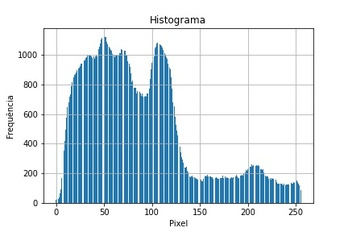
#> input picture Atividade_03/restauração/image_(1)_histogram.jpg, 348 x 232 px, shrunk from 432 x 288 before the run, given in place of image_(1).jpg, which was not available
$ jupyter execute atividade_03.ipynb   (text cells are left out)
#> lines starting #> are read from the running program, lines starting #| are printed output that depends on the picture; after the words box and inside, x2 and y2 are one past the last pixel; in counts of white or black regions, pixels touching at a corner belong together; pictures that were not available may be replaced by others from this repository, and a replacement may not be noted
[cell 1]
from PIL import Image
import numpy as np
import matplotlib.pyplot as plt
import random
import cv2

[cell 2]
img = Image.open('03.restauração/image_(1).jpg')
#> img is the input picture: PIL image 348x232 RGB; mean R, G, B 208.8, 224, 233
plt.imshow(img)
print(img.format, img.size, img.mode)
#| JPEG (348, 232) RGB

[cell 3]
# Function to add noise as pepper with fifteen percent of chance of appearing and changing the intensity of the pixel to zero if the fifteen percent prevails.
def add_noise(img, noise_percent):
#> called with noise_percent = 15
    img_array = np.array(img)
    height = img_array.shape[0]
#> height = 232
    width = img_array.shape[1]
#> width = 348
    for i in range(height):
        for j in range(width):
            if random.randint(0,99) < noise_percent:
                img_array[i][j] = 0
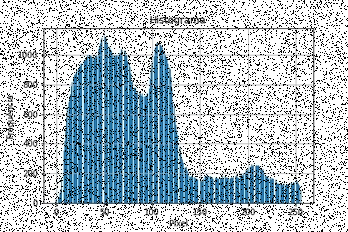
#> img_array: shape (232, 348, 3); 15.02% of pixels changed, all inside (x1, y1, x2, y2) = (0, 0, 348, 232)
    return Image.fromarray(img_array)

[cell 4]
impulsivo_unipolar = add_noise(img, 15)
plt.imshow(impulsivo_unipolar)
save = impulsivo_unipolar.save("03.restauração/results/impulsivo_unipolar_image_(1).jpg", quality=95)

[cell 5]
# Function to add noise as salt and pepper with ten percent of chance of appearing and changing the intensity of the pixel to zero else 255 if the ten percent prevails.
def add_noise_salt_and_pepper(img, noise_percent):
#> called with noise_percent = 10
    img_array = np.array(img)
    height = img_array.shape[0]
#> height = 232
    width = img_array.shape[1]
#> width = 348
    for i in range(height):
        for j in range(width):
            if random.randint(0,99) < noise_percent:
                if random.randint(0,99) < 50:
                    img_array[i][j] = 0
                else:
                    img_array[i][j] = 255
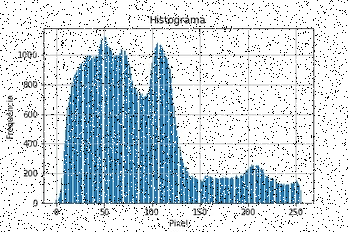
#> img_array: shape (232, 348, 3); 7.28% of pixels changed, all inside (x1, y1, x2, y2) = (0, 0, 348, 232)
    return Image.fromarray(img_array)

[cell 6]
impulsivo_bipolar = add_noise_salt_and_pepper(img, 10)
plt.imshow(impulsivo_bipolar)
save = impulsivo_bipolar.save("03.restauração/results/impulsivo_bipolar_image_(1).jpg", quality=95)

[cell 7]
# fuction to add a noise extracted randomly out of a gaussian with mean 10 and standard deviation of 30.
def add_noise_gaussian(img):
    mean = 10
    standard_deviation = 30
    img_array = np.array(img) # Esqueci de implementar no inicio...
    print(img.size)
#| (348, 232)
    gaussian = np.random.normal(mean, standard_deviation, img_array.size)
    gaussian = gaussian.reshape(img_array.shape[0], img_array.shape[1], img_array.shape[2]).astype(np.uint8)

    print(gaussian.size)
#| 242208
    # gaussian = gaussian.reshape(img_array.size)
    # operands could not be broadcast together with shapes (1208,900,3) (900,1208)
    img_array = img_array + gaussian
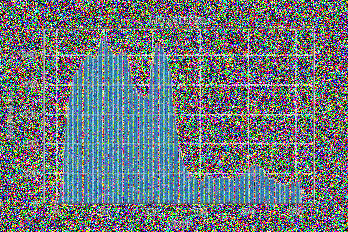
#> img_array: shape (232, 348, 3); mean R, G, B 108.5, 118.5, 123.4
    return Image.fromarray(img_array)

$ run again, on Atividade_03/restauração/image_(2)_histogram.jpg
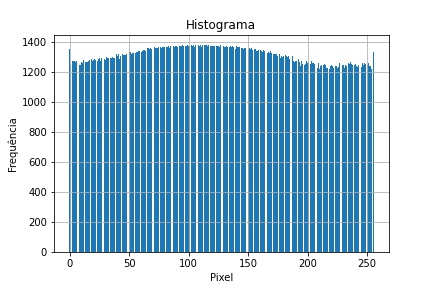
#> input picture Atividade_03/restauração/image_(2)_histogram.jpg, 432 x 288 px, given in place of image_(1).jpg, which was not available
#> img is the input picture: PIL image 432x288 RGB; mean R, G, B 166.8, 198.4, 217.6
#| JPEG (432, 288) RGB
#> after the loop in add_noise, `for i in range(height):`:
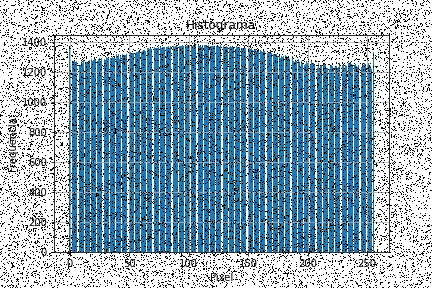
#> img_array: shape (288, 432, 3); 15.12% of pixels changed, all inside (x1, y1, x2, y2) = (0, 0, 432, 288)
#| (432, 288)
#| 373248
#> in add_noise_gaussian, `img_array = img_array + gaussian`:
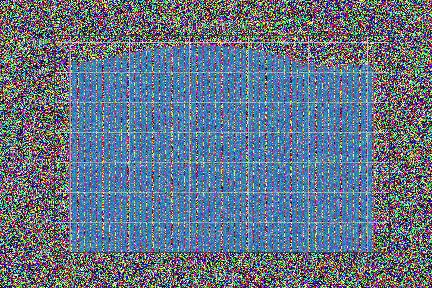
#> img_array: shape (288, 432, 3); mean R, G, B 99.2, 115.6, 134.2
